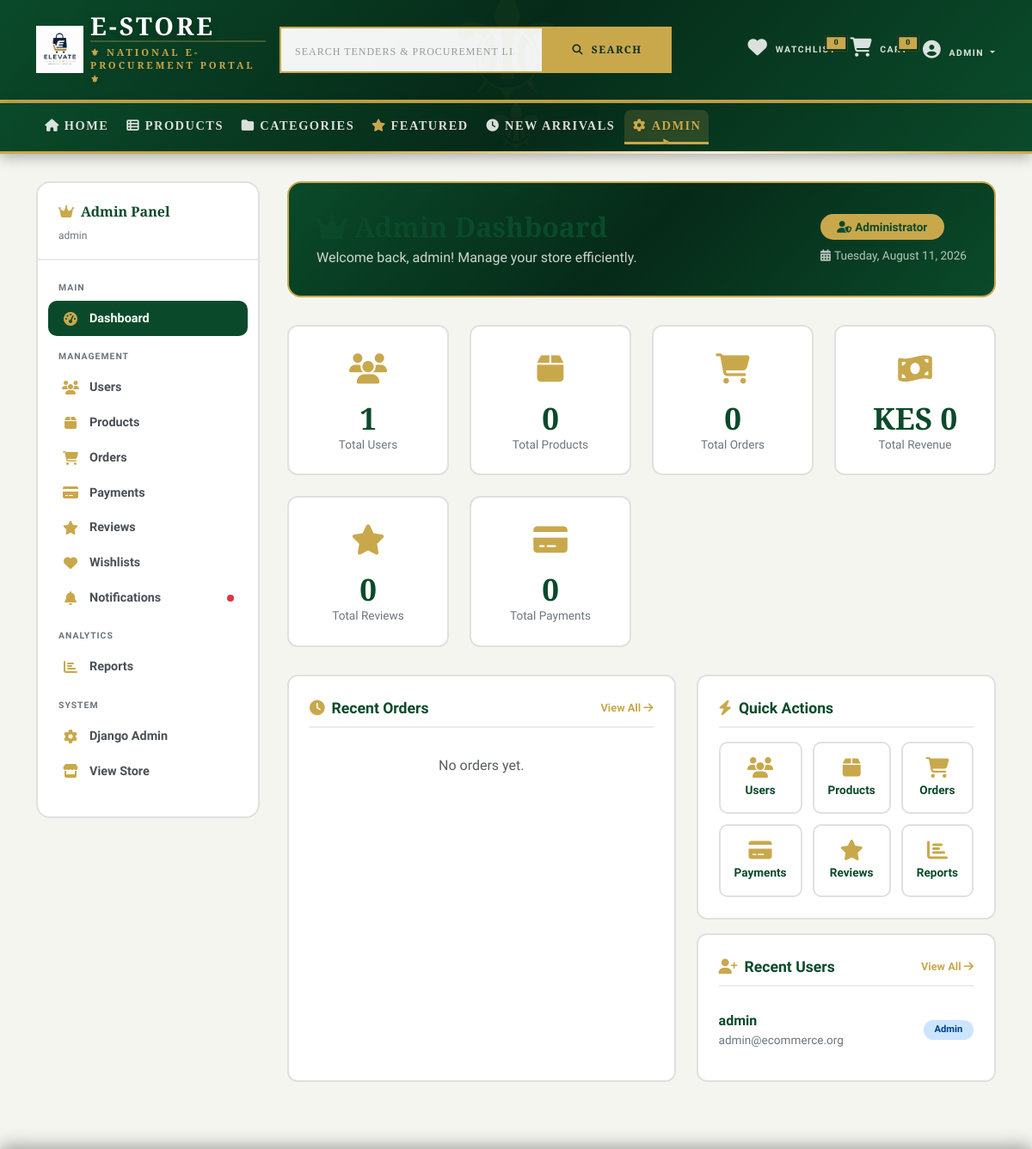
Before: /dashboard/admin/ (signed in, upper part) with the older database file.
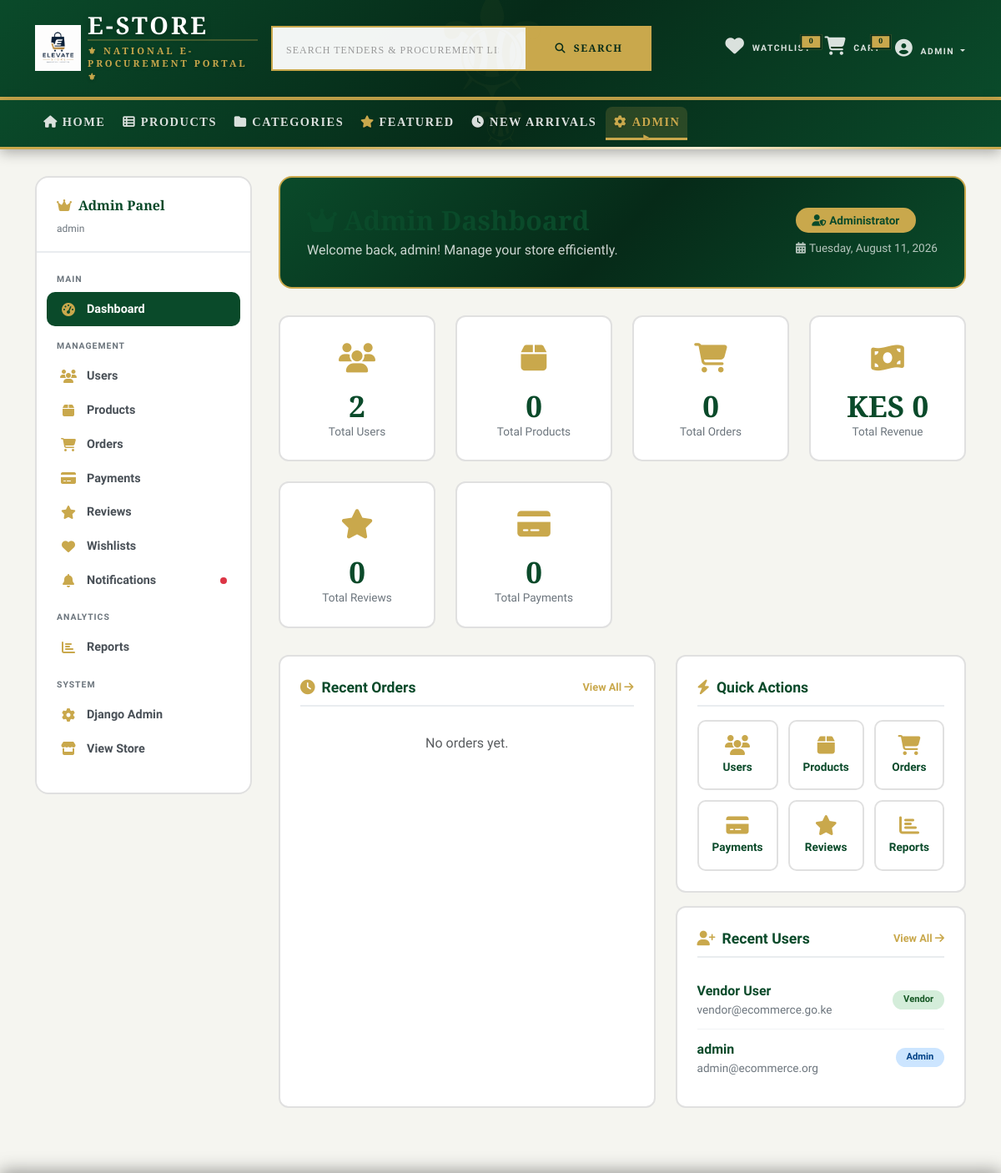
After: the same page with the newer database file.
### apps/accounts/models.py (models this page shows, shortened)
class User(AbstractUser):
    USER_TYPES = (
        ('customer', 'Customer'),
        ('vendor', 'Vendor'),
        ('admin', 'Admin'),
        ('moderator', 'Moderator'),
    )
    email = models.EmailField(unique=True)
    phone_number = models.CharField(
        max_length=15,
        validators=[RegexValidator(r'^\+?1?\d{9,15}$', 'Enter a valid phone number')],
        blank=True
    )
    user_type = models.CharField(max_length=20, choices=USER_TYPES, default='customer')
    profile_picture = models.ImageField(upload_to='users/profiles/', null=True, blank=True)
    bio = models.TextField(max_length=500, blank=True)
    address = models.TextField(blank=True)
    city = models.CharField(max_length=100, blank=True)
    state = models.CharField(max_length=100, blank=True)
    country = models.CharField(max_length=100, blank=True)
    postal_code = models.CharField(max_length=20, blank=True)
    is_email_verified = models.BooleanField(default=False)
    is_phone_verified = models.BooleanField(default=False)
    is_blocked = models.BooleanField(default=False)
    is_banned = models.BooleanField(default=False)
    last_login_ip = models.GenericIPAddressField(null=True, blank=True)
    created_at = models.DateTimeField(auto_now_add=True)
    updated_at = models.DateTimeField(auto_now=True)
    deleted_at = models.DateTimeField(null=True, blank=True)
    currency = models.CharField(max_length=3, default='KES')
    language = models.CharField(max_length=10, default='en')
    email_notifications = models.BooleanField(default=True)
    sms_notifications = models.BooleanField(default=False)
    store_name = models.CharField(max_length=200, blank=True)
    store_description = models.TextField(blank=True)
    store_logo = models.ImageField(upload_to='stores/logos/', null=True, blank=True)
    store_banner = models.ImageField(upload_to='stores/banners/', null=True, blank=True)
    is_store_active = models.BooleanField(default=False)
    business_license = models.CharField(max_length=100, blank=True)
    tax_id = models.CharField(max_length=100, blank=True)
    bank_account = models.CharField(max_length=100, blank=True)
    bank_name = models.CharField(max_length=100, blank=True)
    two_factor_enabled = models.BooleanField(default=False)
    device_tokens = models.JSONField(default=list, blank=True)
    failed_login_attempts = models.PositiveIntegerField(default=0)
    locked_until = models.DateTimeField(null=True, blank=True)
    verification_token = models.UUIDField(default=uuid.uuid4, editable=False, unique=True)
    reset_token = models.UUIDField(null=True, blank=True)
    reset_token_expires = models.DateTimeField(null=True, blank=True)
    groups = models.ManyToManyField(Group, related_name='custom_user_groups', blank=True)
    user_permissions = models.ManyToManyField(Permission, related_name='custom_user_permissions', blank=True)
    class Meta:
        ordering = ['-date_joined']
        indexes = [
            models.Index(fields=['email']),
            models.Index(fields=['username']),
            models.Index(fields=['phone_number']),
            models.Index(fields=['user_type']),
            models.Index(fields=['is_active', 'is_blocked']),
        ]
    @property
    def full_name(self):
        return f"{self.first_name} {self.last_name}".strip() or self.username
    @property
    def is_vendor(self):
        return self.user_type == 'vendor'

### apps/dashboard/views.py (the view)
# urls.py: path('admin/', views.admin_dashboard, name='admin_dashboard'),
@login_required
@user_passes_test(is_admin)
def admin_dashboard(request):
    end_date = timezone.now()
    start_date = end_date - timedelta(days=30)
    total_users = User.objects.count()
    total_products = Product.objects.filter(is_active=True).count()
    total_orders = Order.objects.count()
    total_revenue = Order.objects.filter(
        payment_status='paid'
    ).aggregate(Sum('total_amount'))['total_amount__sum'] or 0
    recent_orders = Order.objects.order_by('-created_at')[:10]
    monthly_orders = Order.objects.filter(
        created_at__gte=start_date
    ).count()
    monthly_revenue = Order.objects.filter(
        created_at__gte=start_date,
        payment_status='paid'
    ).aggregate(Sum('total_amount'))['total_amount__sum'] or 0
    top_products = Product.objects.filter(is_active=True).order_by('-total_sales')[:10]
    recent_users = User.objects.order_by('-date_joined')[:5]
    total_reviews = ProductReview.objects.count()
    total_payments = Payment.objects.count()
    context = {
        'total_users': total_users,
        'total_products': total_products,
        'total_orders': total_orders,
        'total_revenue': total_revenue,
        'monthly_orders': monthly_orders,
        'monthly_revenue': monthly_revenue,
        'recent_orders': recent_orders,
        'top_products': top_products,
        'recent_users': recent_users,
        'total_reviews': total_reviews,
        'total_payments': total_payments,
    }
    return render(request, 'dashboard/admin/dashboard.html', context)

### apps/cart/context_processors.py (called while the page is built)
def cart_total(request):
    if request.user.is_authenticated:
        try:
            cart = Cart.objects.get(user=request.user)
            return {
                'cart_total_items': cart.total_items,
                'cart_total_price': cart.total_price,
                'cart_total_quantity': cart.total_quantity,
            }
        except Cart.DoesNotExist:
            return {
                'cart_total_items': 0,
                'cart_total_price': 0,
                'cart_total_quantity': 0,
            }
    else:
        return {
            'cart_total_items': 0,
            'cart_total_price': 0,
            'cart_total_quantity': 0,
        }

### apps/dashboard/views.py (called while the page is built)
def is_admin(user):
    return user.is_staff or user.user_type == 'admin'

### apps/notifications/context_processors.py (called while the page is built)
def unread_notifications(request):
    if request.user.is_authenticated:
        count = Notification.objects.filter(user=request.user, is_read=False).count()
        return {
            'unread_notifications': count,
        }
    return {
        'unread_notifications': 0,
    }

### apps/dashboard/templates/dashboard/admin/dashboard.html (shortened to what the changed rows need)
{% extends 'base.html' %}
{% load static %}
{% block content %}
<div class="container">
    <div class="admin-wrapper">
        <aside class="admin-sidebar">
            <div class="sidebar-header">
                <h6><i class="fas fa-crown me-2" style="color: #c9a84c;"></i>Admin Panel</h6>
                <small>{{ user.full_name }}</small>
            </div>
        </aside>
        <main class="admin-content">
            <div class="admin-header">
                <div>
                    <h2><i class="fas fa-crown me-2"></i>Admin Dashboard</h2>
                    <p>Welcome back, {{ user.full_name }}! Manage your store efficiently.</p>
                </div>
            </div>
            <div class="admin-stats">
                <div class="stat-card">
                    <span class="stat-icon"><i class="fas fa-users"></i></span>
                    <h3 class="stat-number">{{ total_users|default:0 }}</h3>
                    <p class="stat-label">Total Users</p>
                </div>
            </div>
            <div class="admin-grid">
                <div>
                    <div class="dashboard-card">
                        {% if recent_users %}
                            {% for user in recent_users|slice:":4" %}
                            <div class="user-item">
                                <div class="user-info">
                                    <div class="name">{{ user.full_name }}</div>
                                    <div class="email">{{ user.email }}</div>
                                </div>
                                <span class="user-role {{ user.user_type }}">{{ user.get_user_type_display }}</span>
                            </div>
                            {% endfor %}
                        {% else %}
                            <p class="text-muted text-center py-3">No recent users.</p>
                        {% endif %}
                    </div>
                </div>
            </div>
        </main>
    </div>
</div>
{% endblock %}

### templates/includes/header.html (shortened to what the changed rows need)
{% load static %}
<header class="header bg-primary-green text-white border-bottom border-gold">
    <div class="container py-3">
        <div class="row align-items-center g-3">
            <div class="col-md-3 col-6">
                <a href="{% url 'products:home' %}" class="text-decoration-none d-flex align-items-center">
                    <div>
                        <h1 class="mb-0 text-white fw-bold gov-title" style="font-family: 'Playfair Display', serif; text-transform: uppercase; letter-spacing: 3px; font-size: 1.8rem; line-height: 1;">
                            E-STORE
                        </h1>
                    </div>
                </a>
            </div>
            <div class="col-md-4 col-6">
                <div class="d-flex justify-content-end align-items-center gap-3">
                    {% if user.is_authenticated %}
                        <div class="dropdown">
                            <button class="btn btn-link text-white dropdown-toggle p-0 gov-user-btn" data-bs-toggle="dropdown"
                                    style="text-decoration: none; font-family: 'Merriweather', serif; font-weight: 700; text-transform: uppercase; font-size: 0.65rem; letter-spacing: 1px;">
                                <i class="fas fa-user-circle fa-2x me-1"></i>
                                <span class="d-none d-md-inline">{{ user.full_name|truncatechars:12 }}</span>
                            </button>
                        </div>
                    {% endif %}
                </div>
            </div>
        </div>
    </div>
</header>

Changed rows visible on the page:
added User: full_name "Vendor User", email "vendor@ecommerce.go.ke", user_type "Vendor"
Other visible differences:
{{ total_users|default:0 }}: "1" → "2"
